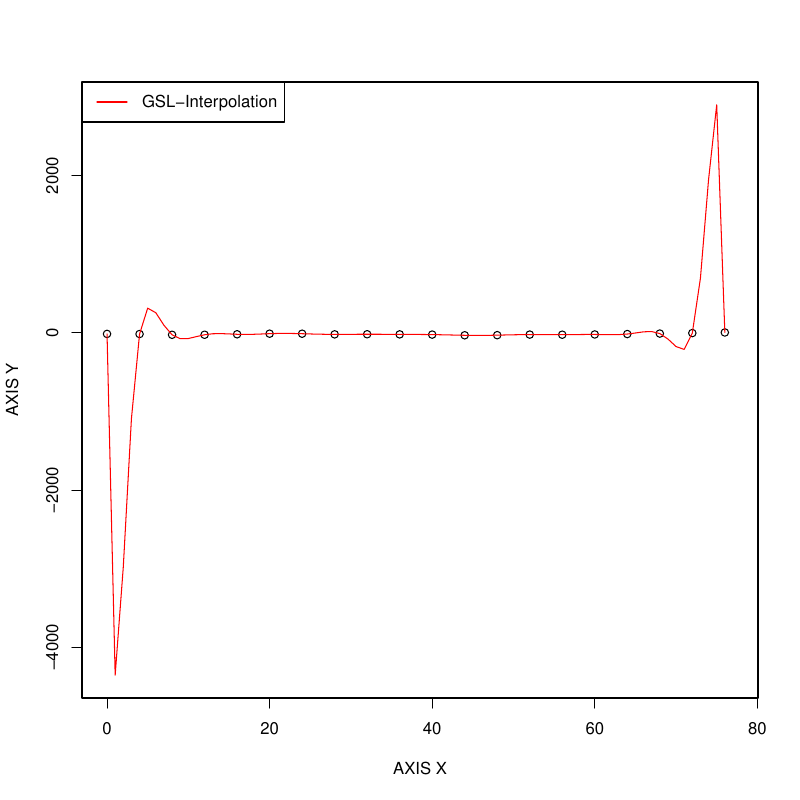

Write the R code that produced this figure.
results = read.csv("result.txt")

avg_results = aggregate( cbind(x,y) ~ x:alg, data=results, FUN=mean)

x_range = range(0,avg_results$x+1)
y_range = range(min(avg_results$y),max(avg_results$y))

pdf(file="charts.pdf", height=8, width=8, bg="white")

plot(avg_results[avg_results$alg=="Gen_points",]$y~avg_results[avg_results$alg=="Gen_points",]$x, ylim = y_range,xlim = x_range,xlab = "AXIS X", ylab = "AXIS Y")
lines(avg_results[avg_results$alg=="GSL",]$y~avg_results[avg_results$alg=="GSL",]$x,col="red")
legend("topleft", c("GSL-Interpolation"),col=c("red"),lty=1)

plot(avg_results[avg_results$alg=="Gen_points",]$y~avg_results[avg_results$alg=="Gen_points",]$x, ylim = y_range,xlim = x_range,xlab = "AXIS X", ylab = "AXIS Y")
lines(avg_results[avg_results$alg=="Lagrange",]$y~avg_results[avg_results$alg=="Lagrange",]$x,col="blue")
legend("topleft", c("Lagrange-Interpolation"),col=c("blue"),lty=1)

plot(avg_results[avg_results$alg=="Gen_points",]$y~avg_results[avg_results$alg=="Gen_points",]$x, ylim = y_range,xlim = x_range,xlab = "AXIS X", ylab = "AXIS Y" )
lines(avg_results[avg_results$alg=="Newton",]$y~avg_results[avg_results$alg=="Newton",]$x,col="green")
legend("topleft", c("Newton-Interpolation"),col=c("green"),lty=1)

plot(avg_results[avg_results$alg=="Gen_points",]$y~avg_results[avg_results$alg=="Gen_points",]$x, ylim = y_range,xlim = x_range,xlab = "AXIS X", ylab = "AXIS Y")
lines(avg_results[avg_results$alg=="GSL",]$y~avg_results[avg_results$alg=="GSL",]$x,col="red")
lines(avg_results[avg_results$alg=="Lagrange",]$y~avg_results[avg_results$alg=="Lagrange",]$x,col="blue")
lines(avg_results[avg_results$alg=="Newton",]$y~avg_results[avg_results$alg=="Newton",]$x,col="green")
legend("topleft", c("GSL-Interpolation","Lagrange-Interpolation","Newton-Interpolation"),col=c("red","blue","green"),lty=1)

plot(avg_results[avg_results$alg=="Gen_points",]$y~avg_results[avg_results$alg=="Gen_points",]$x,xlab = "AXIS X", ylab = "AXIS Y")
lines(avg_results[avg_results$alg=="Spline",]$y~avg_results[avg_results$alg=="Spline",]$x,col="dodgerblue")
legend("topleft", c("Spline"),col=c("dodgerblue"),lty=1)

plot(avg_results[avg_results$alg=="Gen_points",]$y~avg_results[avg_results$alg=="Gen_points",]$x,xlab = "AXIS X", ylab = "AXIS Y")
lines(avg_results[avg_results$alg=="Akima",]$y~avg_results[avg_results$alg=="Akima",]$x,col="forestgreen")
legend("topleft", c("Akima"),col=c("forestgreen"),lty=1)

x_range = range(0,avg_results$x+1)
y_range = range(0,(avg_results[avg_results$alg=="Gen_points",]$y))

plot(avg_results[avg_results$alg=="Gen_points",]$y~avg_results[avg_results$alg=="Gen_points",]$x, ylim = y_range,xlim = x_range,xlab = "AXIS X", ylab = "AXIS Y")
lines(avg_results[avg_results$alg=="GSL",]$y~avg_results[avg_results$alg=="GSL",]$x,col="red")
legend("topleft", c("GSL-Interpolation"),col=c("red"),lty=1)

plot(avg_results[avg_results$alg=="Gen_points",]$y~avg_results[avg_results$alg=="Gen_points",]$x, ylim = y_range,xlim = x_range,xlab = "AXIS X", ylab = "AXIS Y")
lines(avg_results[avg_results$alg=="Lagrange",]$y~avg_results[avg_results$alg=="Lagrange",]$x,col="blue")
legend("topleft", c("Lagrange-Interpolation"),col=c("blue"),lty=1)

plot(avg_results[avg_results$alg=="Gen_points",]$y~avg_results[avg_results$alg=="Gen_points",]$x, ylim = y_range,xlim = x_range,xlab = "AXIS X", ylab = "AXIS Y" )
lines(avg_results[avg_results$alg=="Newton",]$y~avg_results[avg_results$alg=="Newton",]$x,col="green")
legend("topleft", c("Newton-Interpolation"),col=c("green"),lty=1)




dev.off()
